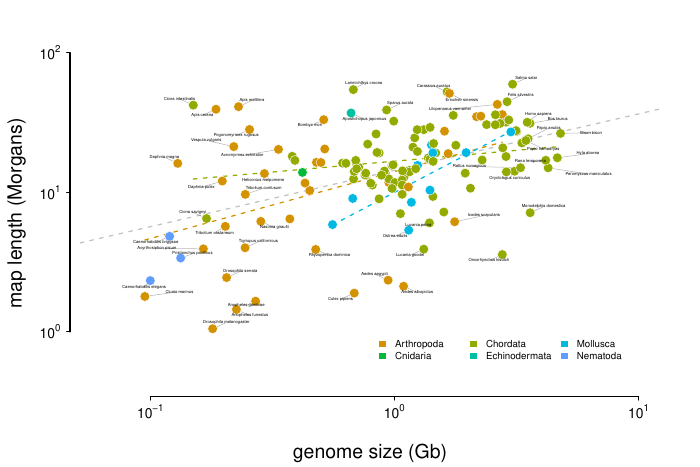

Source code (R):
library(tidyverse)
library(plotrix)
library(ggrepel)
library(mixtools)
library(scales)
library(sp)
library(grid)
library(latex2exp)

source('plot_funs.r')
source('color_scheme.r')


opar <- par(no.readonly=TRUE)

d <- read_tsv('../../data/combined_data.tsv') %>%
      mutate(log10_genome_size = log10(genome_size),
             log10_map_length = log10(map_length)) %>% 
      filter_at(vars(log10_genome_size, map_length), 
                ~ is.finite(.)) %>% 
      filter(species != "Ambystoma tigrinum")


# what to include
# x <- d$pred_log10_N  # the simplistic unregularized version
x <- d$log10_genome_size
y <- d$log10_map_length

plot(x, y)

X <- cbind(x, y)
center <- colMeans(X)
sigma <- cov(X)
coords <- ellipse(mu=center, sigma=sigma, alpha=0.4, draw=FALSE)

label <- !as.logical(point.in.polygon(x, y, coords[, 1], coords[, 2]))
# contained <- rep(TRUE, length(x))

d$label <- ifelse(label, d$species, "")

set.seed(2)

xlims <- c(-1.2, 1)

REPEL_CACHED_FILE <- 'repel_genome_size_maplength.tsv'
if (TRUE || !file.exists(REPEL_CACHED_FILE)) {
  p <- ggplot(d) + 
    geom_point(aes(log10_genome_size, log10_map_length, 
                   color=phylum), size=2) +
    geom_text_repel(data=d,
                    mapping=aes(log10_genome_size, 
                                log10_map_length, 
                                label=label),
                                size=1.5, 
                                point.padding=0.6, 
                                force=2,
                                min.segment.length=0.4,
                                seed=1,
                                box.padding=0.1, 
                                max.iter=100000, xlim=xlims) +
    xlim(xlims[1], xlims[2]) + theme(legend.position = "none")
  repel_pos <- extract_ggrepel(p)
  write_tsv(repel_pos, path=REPEL_CACHED_FILE)
} else {
  repel_pos <- read_tsv(REPEL_CACHED_FILE)
}

# best to restart after messing with grid 
# dev.off()

fit <- lm(y ~ x)

output <- TRUE

if (output)
  pdf("genome_size_maplength.pdf", width=7, height=7/1.5)

par(mar=c(4, 4, 2, 2))

has_label <- d$label != ""
tx <- repel_pos$x
ty <- repel_pos$y
plot(x, y, col=phyla_cols[d$phylum], 
     type='n', axes=FALSE, ylim=c(-0.3, 2),
     ylab='', xlab='', xlim=xlims) 

logN <- seq(3, 16, length.out=100)


# y <- predict(div_fit, newdata=data.frame(log10_popsize=logN))
# lines(logN, y, lty=2)
abline(fit, lty=2, lwd=1.2, col=alpha('gray52', 0.5))

dfit <- d %>% group_by(phylum) %>%
     nest() %>%
     mutate(n = map_int(data, nrow)) %>%
     filter(n > 5) %>%
     mutate(fit = map(data, ~ lm(log10_map_length ~ log10_genome_size, .)))

ave_lines <- TRUE 
if (ave_lines) {
  for (i in seq_along(dfit$fit)) { 
    fit <- dfit$fit[[i]]
    phylum <- dfit$phylum[[i]]
    xs <- sort(dfit$data[[i]]$log10_genome_size)
    ys <- predict(fit, newdata=data.frame(log10_genome_size=xs))
    lines(xs, ys, lty=2, lwd=1.2, col=phyla_cols[phylum])
  }
}

adjust <- 0
xc <- x[has_label]
yc <- y[has_label]
segments(xc, yc, tx, ty, col=alpha('gray42', 0.5), lwd=0.5)
points(x, y, pch=21, cex=1.3, lwd=0.4,
       bg=phyla_cols[d$phylum], col='white')
text(tx, ty, d$label[has_label], cex=0.3)

# boxed.labels(tx, ty, d$label[has_label], cex=0.5, border=FALSE, xpad=1, ypad=1)
xseq <- seq(-1, 1, 1)
axis(1, xseq, 
     labels=latex2exp::TeX(sprintf("$10^{%d}$", xseq)), 
     padj = -1,
     tck=-0.01,
     cex.axis=0.8, line=0.5)
yseq <- seq(0, 2, 1)
axis(2, yseq, 
     labels=latex2exp::TeX(sprintf("$10^{%d}$", yseq)), 
     las=1,
     tck=-0.01, hadj=0.5,
     cex.axis=0.8, line=0.5)

# rseq <- yseq - log10(4e-8)
# axis(4, yseq, 
#      labels=latex2exp::TeX(sprintf("$10^{%.2f}$", rseq)), 
#      las=1,
#      tck=-0.01, hadj=0.5,
#      cex.axis=0.8, line=0.5)
title(xlab="genome size (Gb)", line=2.8, cex.lab=1.2)
title(ylab=latex2exp::TeX("map length (Morgans)"), line=2.5, cex.lab=1.2)


# phyla <- as.factor(ld$phylum)
# for (i in 1:nphyla) {
#   l <- levels(phyla)[i]
#   z <- l == phyla
#   segments(min(ld$log10_size[z], na.rm=TRUE), -1.05 + 0.005*i, 
#            max(ld$log10_size[z], na.rm=TRUE), -1.05 + 0.005*i, 
#            col=phyla_cols[i], lwd=2)
# }
phyla_cols_s <- phyla_cols[unique(d$phylum)]
legend(-0.1, 0, names(phyla_cols_s), fill=phyla_cols_s,
       bty='n', border=0, cex=0.6, ncol=3)

if (output) dev.off()



par(opar)
